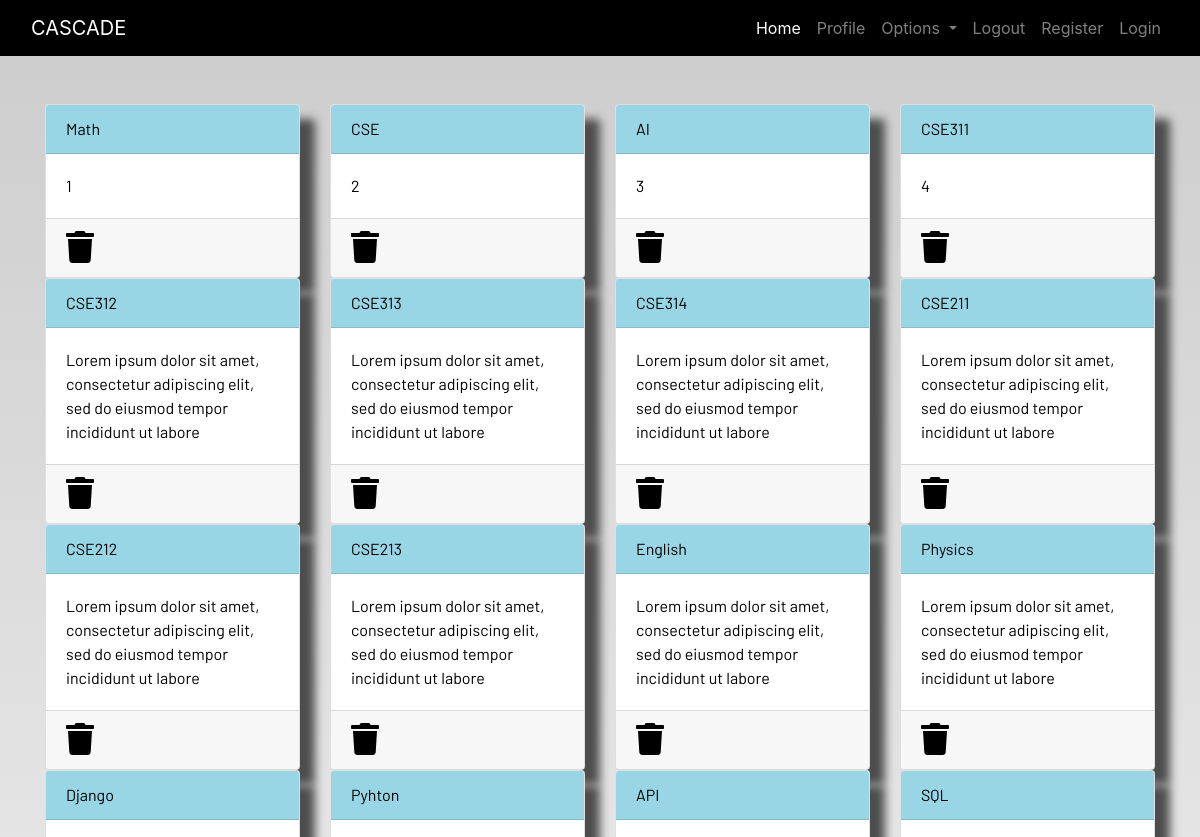
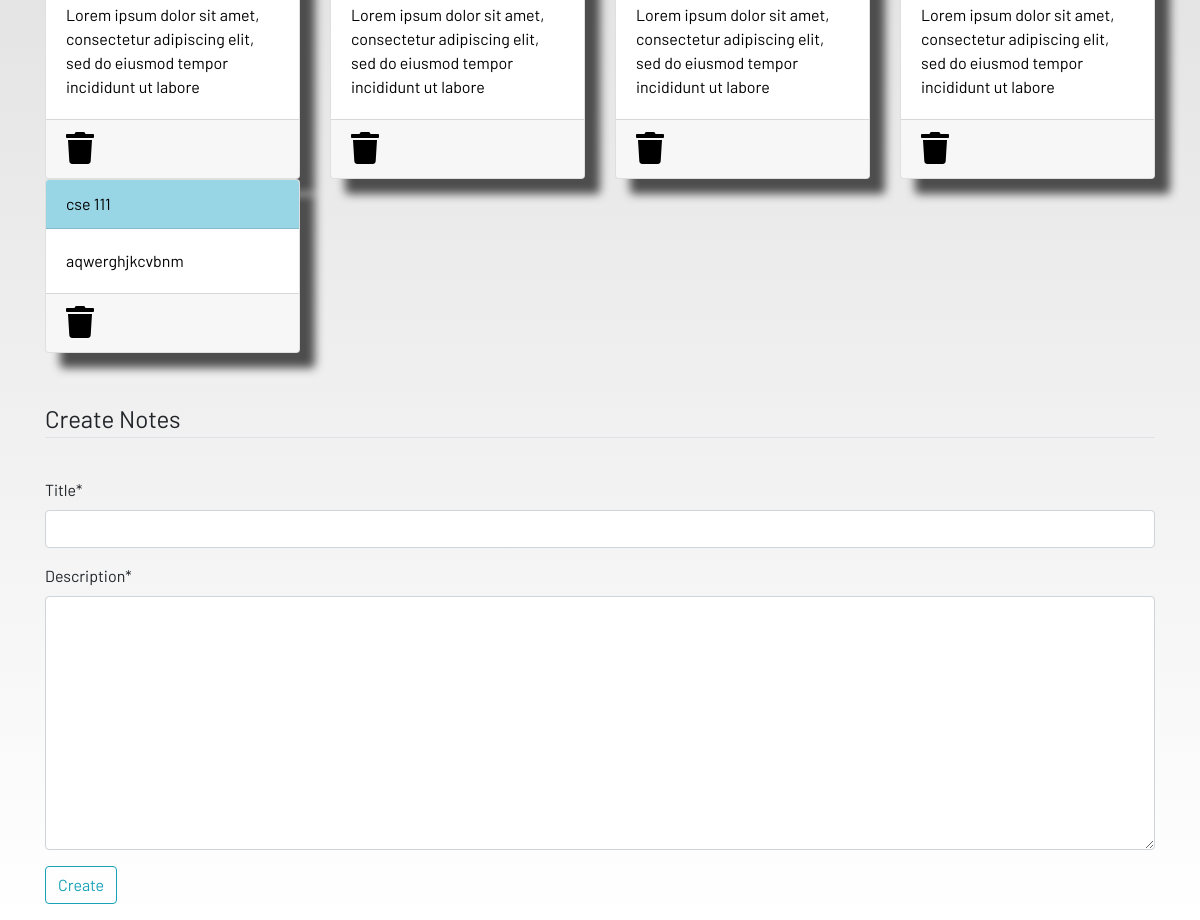
Screenshot of /notes (signed in) with the database file from the repository (2 pictures, top to bottom).
### dashboard/models.py (models this page shows, shortened)
class Notes(models.Model):
    user = models.ForeignKey(User, on_delete=models.CASCADE)
    title = models.CharField(max_length=250)
    description = models.TextField()
    class Meta:
        verbose_name = "notes"
        verbose_name_plural = "notes"

### dashboard/views.py (the view)
# urls.py: path('notes', views.notes, name="notes"),
def notes(request):
    if request.method == "POST":
        form = NotesForm(request.POST)
        if form.is_valid():
            notes = Notes(
                user=request.user, title=request.POST['title'], description=request.POST['description'])
            notes.save()
            messages.success(
            request, f"Notes Added from {request.user.username} Successfully!")
    else:
        form = NotesForm()
    notes = Notes.objects.filter(user=request.user)
    context = {'notes': notes, 'form': form}
    return render(request, 'dashboard/notes.html', context)

### dashboard/forms.py
class NotesForm(forms.ModelForm):
    class Meta:
        model = Notes
        fields = ['title', 'description']

### dashboard/templates/dashboard/notes.html (shortened to what this page needs)
{% extends 'dashboard/base.html' %}
{% load static %}
{% load crispy_forms_tags %}
{% block content %}
<div class="container">
    <div class="row">
        {% for note in notes %}
        <div class="col-md-3">
            <a href=" {% url 'notes-detail' note.id %} ">
                <div class="card">
                    <div class="card-header">{{note.title}}</div>
                    <div class="card-body">{{note.description|slice:"0:100"}}</div>
                    <div class="card-footer mt-auto "><a href=" {% url 'delete-note' note.id %} ">
                        <i class="fa fa-trash fa-2x"></i></a>
                    </div>
                </div>
            </a>
        </div>
        {% endfor %}
        <br><br>
    </div>
</div>
<br><br>
<div class="container">
    <form method="POST">
        <fieldset class="form-group">
            <legend class="border-bottom mb-4">Create Notes</legend>
        </fieldset>
        {{form|crispy}}
        <div class="form-group">
            <button href="" class="btn btn-outline-info" type="submit">
                Create
            </button>
        </div>
    </form>
</div>
{% endblock content %}

### static/css/main.css (style rules this page uses)
html { scroll-behavior: smooth; height: 100%; width: 100%; }
.card { box-shadow: 15px 15px 10px rgb(78, 77, 77); }
a { text-decoration: none !important; color: black; }
.card-header { color: black !important; background: rgb(152, 214, 230) !important; transition: 0.3s ease-in; }
html, body { max-width: 100%; overflow-x: hidden; height: 100%; width: 100%; }
body { background: linear-gradient(rgba(0, 0, 0, 0.2), rgba(255, 255, 255, 0.5)); overflow-x: hidden; background-repeat: no-repeat; }
.card-header { background-color: rgb(133, 204, 231); }
.col-md-3 .card { width: 100%; height: 100%; }
.fa { color: black; }

### rows the page displays
Notes: title "Math", description "1"
Notes: title "CSE", description "2"
Notes: title "AI", description "3"
Notes: title "CSE311", description "4"
Notes: title "CSE312", description "Lorem ipsum dolor sit amet, consectetur adipiscing elit, sed do eiusmod tempor incididunt ut labore"
Notes: title "CSE313", description "Lorem ipsum dolor sit amet, consectetur adipiscing elit, sed do eiusmod tempor incididunt ut labore"
Notes: title "CSE314", description "Lorem ipsum dolor sit amet, consectetur adipiscing elit, sed do eiusmod tempor incididunt ut labore"
Notes: title "CSE211", description "Lorem ipsum dolor sit amet, consectetur adipiscing elit, sed do eiusmod tempor incididunt ut labore"
Notes: title "CSE212", description "Lorem ipsum dolor sit amet, consectetur adipiscing elit, sed do eiusmod tempor incididunt ut labore"
Notes: title "CSE213", description "Lorem ipsum dolor sit amet, consectetur adipiscing elit, sed do eiusmod tempor incididunt ut labore"
Notes: title "English", description "Lorem ipsum dolor sit amet, consectetur adipiscing elit, sed do eiusmod tempor incididunt ut labore"
Notes: title "Physics", description "Lorem ipsum dolor sit amet, consectetur adipiscing elit, sed do eiusmod tempor incididunt ut labore"
Notes: title "Django", description "Lorem ipsum dolor sit amet, consectetur adipiscing elit, sed do eiusmod tempor incididunt ut labore"
Notes: title "Pyhton", description "Lorem ipsum dolor sit amet, consectetur adipiscing elit, sed do eiusmod tempor incididunt ut labore"
Notes: title "API", description "Lorem ipsum dolor sit amet, consectetur adipiscing elit, sed do eiusmod tempor incididunt ut labore"
Notes: title "SQL", description "Lorem ipsum dolor sit amet, consectetur adipiscing elit, sed do eiusmod tempor incididunt ut labore"
Notes: title "cse 111", description "aqwerghjkcvbnm"
